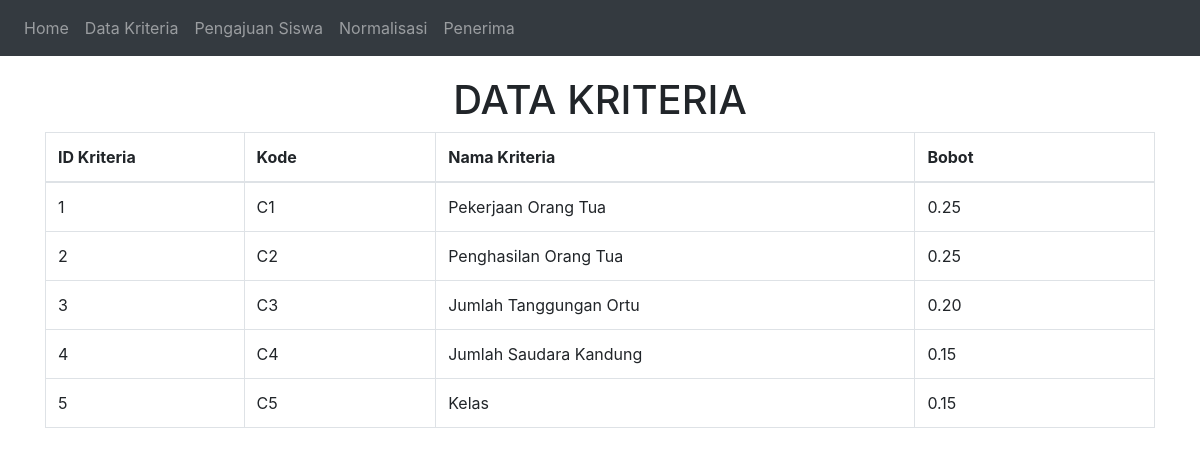
/?page=kriteria, run on the app's committed database.
### tables this page shows
CREATE TABLE `kriteria` (
  `id_kriteria` int(11) NOT NULL,
  `kode` varchar(10) NOT NULL,
  `nama` varchar(25) NOT NULL,
  `bobot` varchar(10) NOT NULL
);

### kriteria.php (the view, shortened to what this page needs)
<h1 align="center">DATA KRITERIA</h1>
<table class="table table-bordered" id="myTable">
    <thead>
      <tr>
        <th width="60px">ID Kriteria</th>
        <th width="80px">Kode</th>
        <th width="200px">Nama Kriteria</th>
		<th width="100px">Bobot</th>
      </tr>
    </thead>
    <tbody>
	 <?php
     $sql = "SELECT*FROM kriteria ORDER BY id_kriteria ASC";
     $result = $conn->query($sql);
     while($row = $result->fetch_assoc()) {
	 ?>
		 <tr>
			<td><?php echo $row['id_kriteria']; ?></td>
			<td><?php echo $row['kode']; ?></td>
			<td><?php echo $row['nama']; ?></td>
			<td><?php echo $row['bobot']; ?></td>
		 </tr>
	 <?php
		 }
	 ?>
   </tbody>
</table>

### index.php (shortened to what this page needs)
<?php
    include "config.php";
?>
<!doctype html>
<html lang="en">
  <head>
    <link rel="stylesheet" href="assets/css/bootstrap.min.css">
	<link rel="stylesheet" href="assets/css/jquery.dataTables.min.css">
  </head>
  <body>
        <nav class="navbar navbar-expand-sm bg-dark navbar-dark">
        <ul class="navbar-nav">
            <li class="nav-item">
            <a class="nav-link" href="index.php">Home</a>
            </li>
            <li class="nav-item">
            <a class="nav-link" href="?page=kriteria">Data Kriteria</a>
            </li>
            <li class="nav-item">
            <a class="nav-link" href="?page=pengajuan">Pengajuan Siswa</a>
            </li>
			<li class="nav-item">
            <a class="nav-link" href="?page=normalisasi">Normalisasi</a>
            </li>
			<li class="nav-item">
            <a class="nav-link" href="?page=siswa">Penerima</a>
            </li>
        </ul>
        </nav>
    <div class="container" style="margin-top: 20px">
	<?php
		$page = isset($_GET['page']) ? $_GET['page'] : "";
		$action = isset($_GET['action']) ? $_GET['action'] : "";
		if ($page==""){
			include "welcome.php";
		}elseif ($page=="kriteria"){
			if ($action==""){
				include "kriteria.php";
			}
		}elseif ($page=="pengajuan"){
			if ($action==""){
				include "pengajuan.php";
			}
		}elseif ($page=="normalisasi"){
			if ($action==""){
				include "normalisasi.php";
			}
		}else{
			include "siswa.php";
		}
	?>
	</div>
  </body>
</html>

### data on the page
kriteria: id_kriteria "1", kode "C1", nama "Pekerjaan Orang Tua", bobot "0.25"
kriteria: id_kriteria "2", kode "C2", nama "Penghasilan Orang Tua", bobot "0.25"
kriteria: id_kriteria "3", kode "C3", nama "Jumlah Tanggungan Ortu", bobot "0.20"
kriteria: id_kriteria "4", kode "C4", nama "Jumlah Saudara Kandung", bobot "0.15"
kriteria: id_kriteria "5", kode "C5", nama "Kelas", bobot "0.15"
